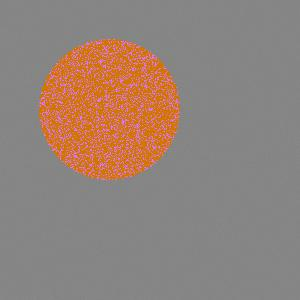
#> input picture shapes/cric0_0.jpg, 300 x 300 px; its folder holds 4 pictures in this run
$ python main.py
#> lines starting #> are read from the running program, lines starting #| are printed output that depends on the picture
### functions.py
"""Module with functions for object classification."""

import cv2
from os import listdir
from os.path import isfile, join
import matplotlib.pyplot as plt
import numpy as np

def create_image_path_list(path):
    """Create a list of paths to images in a directory."""
    images = [join(path, f) for f in sorted(listdir(path)) if isfile(join(path, f))]
    return images

def save_four_images(image_list, number, file_name):
    """
    Save four images from images list on one picture,
    starting from given number of image.
    """
    image1 = np.concatenate((image_list[number], image_list[number + 1]), axis =1)
    image2 = np.concatenate((image_list[number+2], image_list[number + 3]), axis = 1)
    image = np.concatenate((image1, image2), axis = 0)
    cv2.imwrite(file_name, image)

def convert_to_grey_scale(images_path_list):
    """Load the images, convert images to grey scale and keep them in list."""
    grey_images = []
    for image_path in images_path_list:
        image_temp = cv2.imread(image_path)
#> image_temp is the input picture: shape (300, 300, 3); mean B, G, R 121.8, 130.8, 146.9
        image_grey = cv2.cvtColor(image_temp, cv2.COLOR_BGR2GRAY)
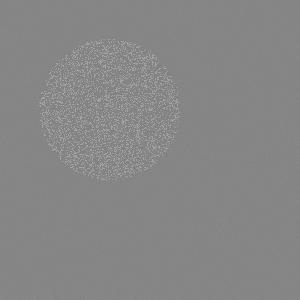
#> image_grey: shape (300, 300); min 102, max 187, mean 134.5
        grey_images.append(image_grey)
#> pass 2 of the loop in convert_to_grey_scale, `for image_path in images_path_list:`:
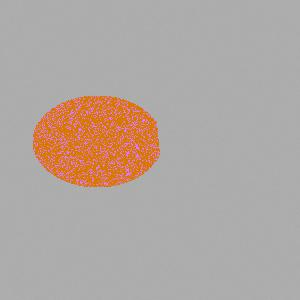
#> input picture shapes/cric10_1.jpg, 300 x 300 px
#> in convert_to_grey_scale, image_temp is the input picture: shape (300, 300, 3); mean B, G, R 161.5, 167.2, 177.1
#> in convert_to_grey_scale, `image_grey = cv2.cvtColor(image_temp, cv2.COLOR_BGR2GRAY)`:
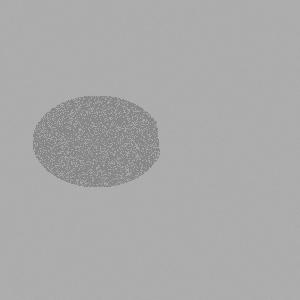
#> image_grey: shape (300, 300); min 110, max 196, mean 169.5
#> pass 3 of the loop in convert_to_grey_scale, `for image_path in images_path_list:`:
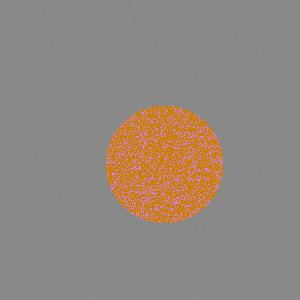
#> input picture shapes/cric11_0.jpg, 300 x 300 px
#> in convert_to_grey_scale, image_temp is the input picture: shape (300, 300, 3); mean B, G, R 128, 135.5, 144.5
#> in convert_to_grey_scale, `image_grey = cv2.cvtColor(image_temp, cv2.COLOR_BGR2GRAY)`:
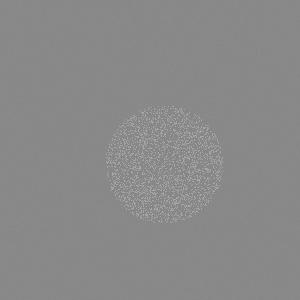
#> image_grey: shape (300, 300); min 100, max 192, mean 137.3
#> the loop made 4 passes; the first 3 are shown
    return grey_images

# [152 lines left out: functions thresholding, erosion, dilation, opening, closing, canny_edge and 3 more, not called in this run]

### main.py
import functions as f

# Select the number of the first displayed image.
image_number = 48

# Create images path list.
path = "shapes"
images_paths = f.create_image_path_list(path)

# Convert images to grey scale.
images_grey = f.convert_to_grey_scale(images_paths)
f.save_four_images(images_grey, image_number, "1_images_in grey_scale.png")
#> (the run stopped early here; a loop or call above may not have finished)
